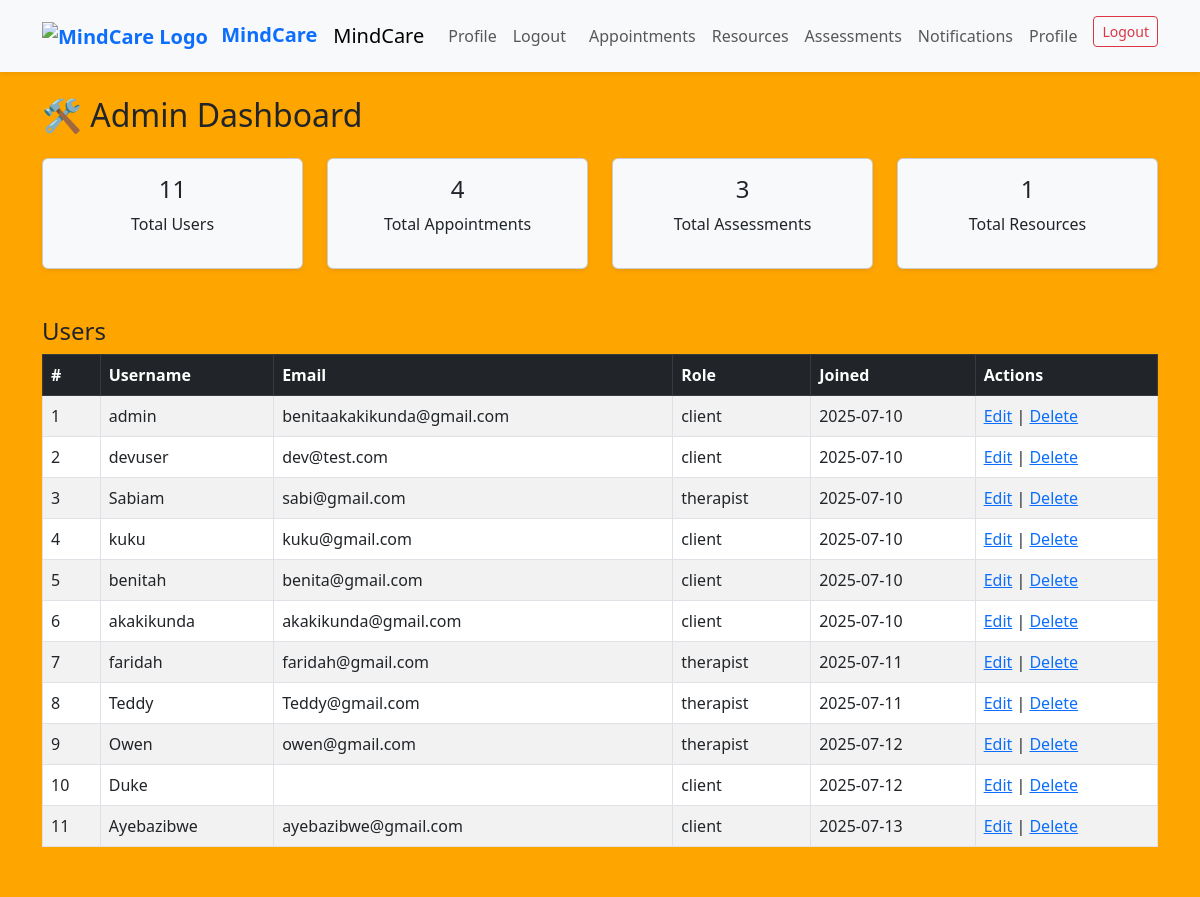
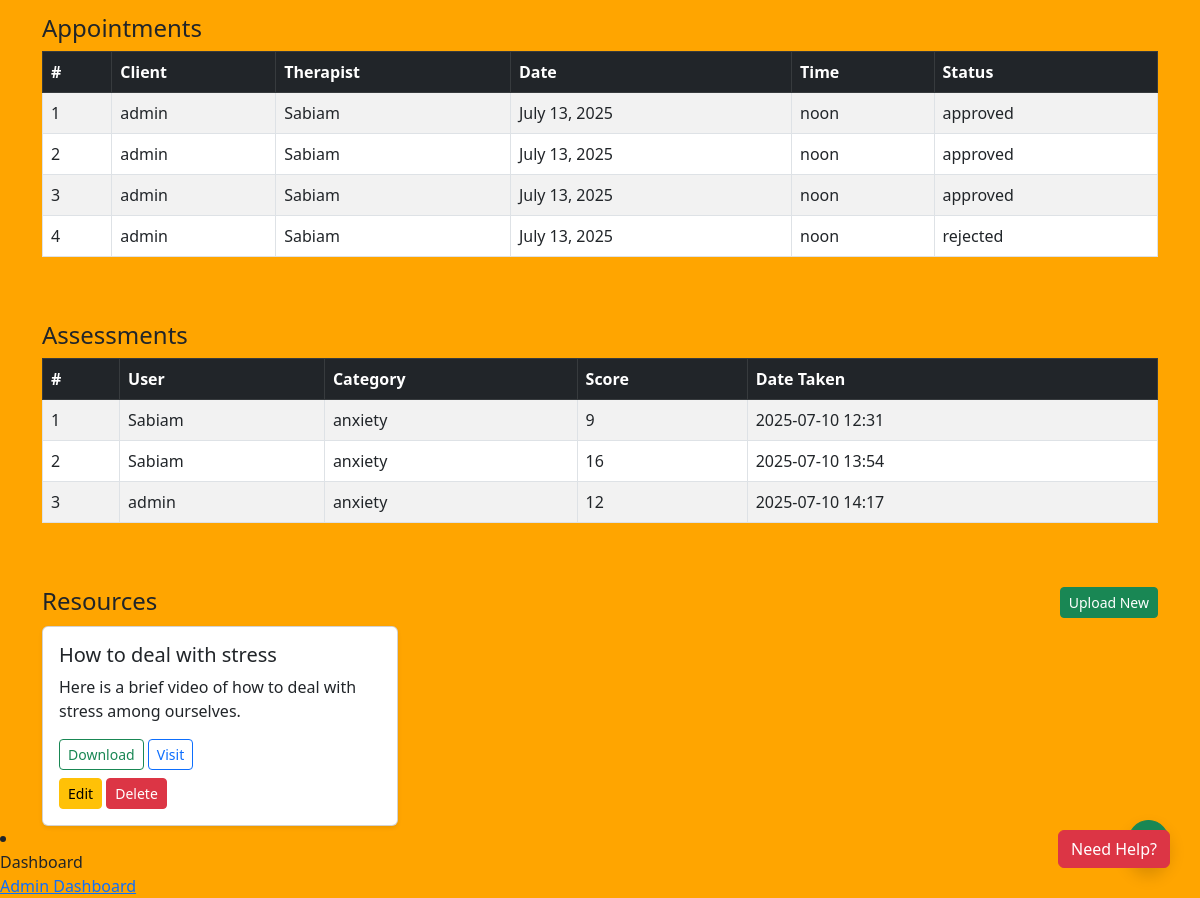
Page /admin-dashboard/ (signed in) on the earlier database version (2 pictures, top to bottom).
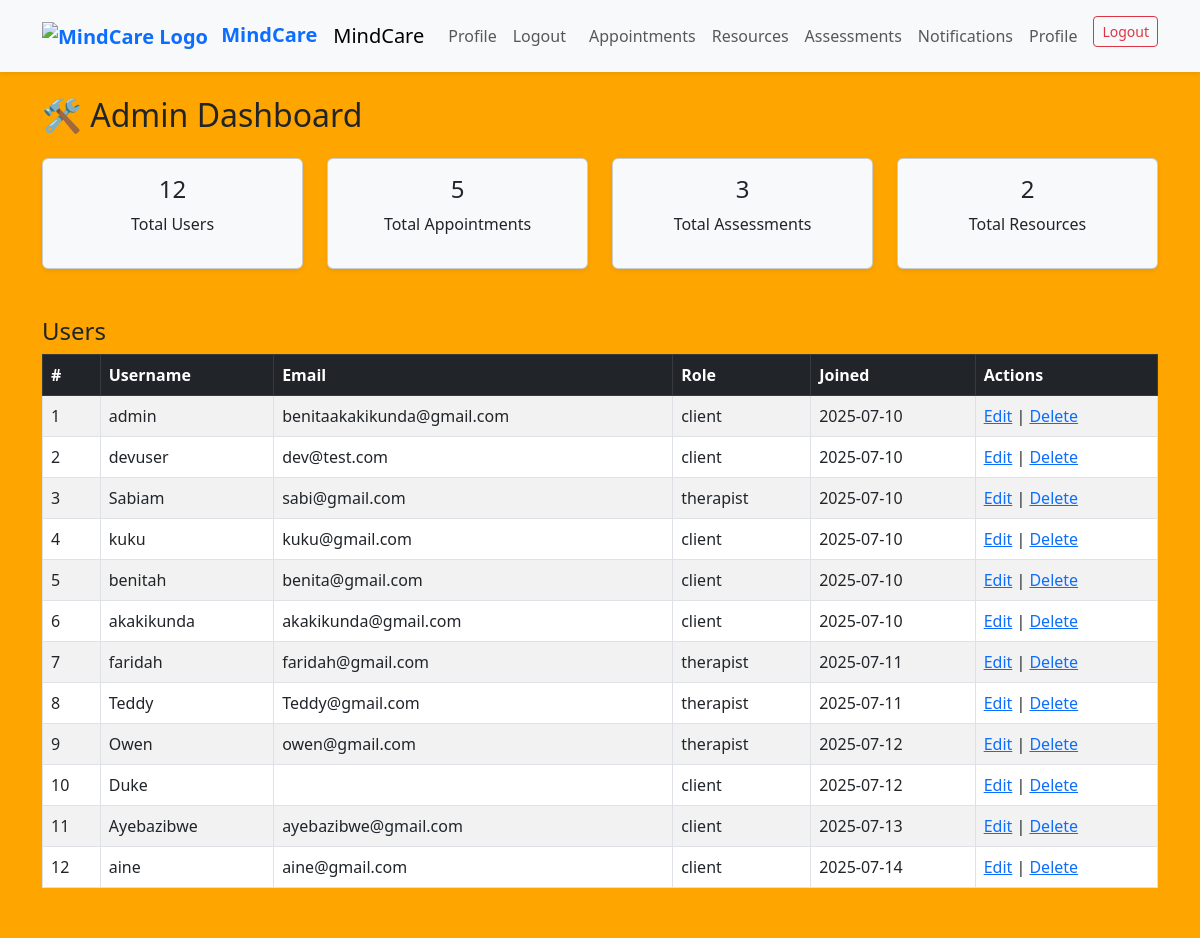
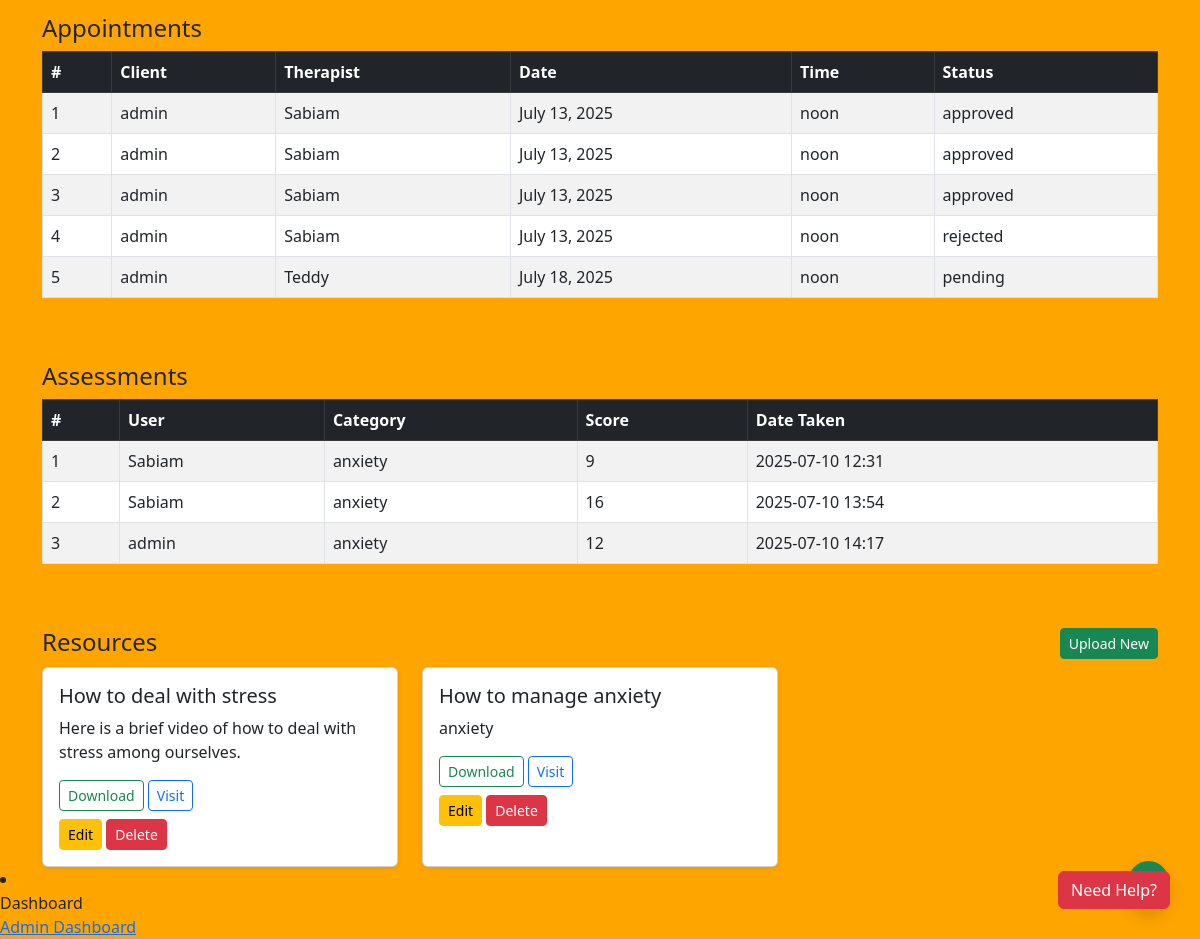
Same page on the later database version (2 pictures, top to bottom).
### core/models.py (models this page shows, shortened)
class CustomUser(AbstractUser):
    ROLE_CHOICES = (
        ('admin', 'Admin'),
        ('therapist', 'Therapist'),
        ('client', 'Client'),
    )
    role = models.CharField(max_length=10, choices=ROLE_CHOICES, default='client')
    specialty = models.CharField(max_length=100, blank=True, null=True)
    location = models.CharField(max_length=100, blank=True, null=True)
    bio = models.TextField(blank=True, null=True)
    image = models.ImageField(upload_to='profile_images/', blank=True, null=True)

class Appointment(models.Model):
    STATUS_CHOICES = [
        ('pending', 'Pending'),
        ('approved', 'Approved'),
        ('completed', 'Completed'),
        ('cancelled', 'Cancelled'),
    ]
    client = models.ForeignKey(User, on_delete=models.CASCADE, related_name='client_appointments')
    therapist = models.ForeignKey(User, on_delete=models.CASCADE, related_name='therapist_appointments')
    date = models.DateField()
    time = models.TimeField()
    notes = models.TextField(blank=True)
    status = models.CharField(max_length=20, choices=STATUS_CHOICES, default='pending')

class Assessment(models.Model):
    CATEGORY_CHOICES = [
        ('anxiety', 'Anxiety'),
        ('depression', 'Depression'),
        ('stress', 'Stress'),
    ]
    user = models.ForeignKey(settings.AUTH_USER_MODEL, on_delete=models.CASCADE)
    category = models.CharField(max_length=20, choices=CATEGORY_CHOICES)
    score = models.IntegerField()
    date_taken = models.DateTimeField(auto_now_add=True)

class Resource(models.Model):
    title = models.CharField(max_length=200)
    description = models.TextField()
    file = models.FileField(upload_to='resources/', blank=True, null=True)
    link = models.URLField(blank=True, null=True)
    created_at = models.DateTimeField(auto_now_add=True)
    uploaded_by = models.ForeignKey(settings.AUTH_USER_MODEL, on_delete=models.CASCADE, null=True, blank=True)

### core/views.py (the view)
# urls.py: path('admin-dashboard/', admin_dashboard, name='admin_dashboard'),
@staff_member_required
def admin_dashboard(request):
    users = CustomUser.objects.all()
    appointments = Appointment.objects.all()
    assessments = Assessment.objects.all()
    resources = Resource.objects.all()
    total_users = users.count()
    total_appointments = appointments.count()
    pending_appointments = appointments.filter(status='pending').count()
    total_assessments = assessments.count()
    recent_resources = resources.order_by('-created_at')[:5]
    context = {
        'users': users,
        'appointments': appointments,
        'assessments': assessments,
        'resources': resources,
        'total_users': total_users,
        'total_appointments': total_appointments,
        'pending_appointments': pending_appointments,
        'total_assessments': total_assessments,
        'recent_resources': recent_resources,
    }
    return render(request, 'core/admin_dashboard.html', context)

### core/templates/core/admin_dashboard.html (shortened to what this page needs)
{% extends 'base.html' %}
{% block content %}
<div class="container mt-4">
  <h2 class="mb-4">🛠️ Admin Dashboard</h2>
  <div class="row mb-4">
    <div class="col-md-3">
      <div class="card text-center bg-light shadow-sm">
        <div class="card-body">
          <h4>{{ total_users }}</h4>
          <p>Total Users</p>
        </div>
      </div>
    </div>
    <div class="col-md-3">
      <div class="card text-center bg-light shadow-sm">
        <div class="card-body">
          <h4>{{ total_appointments }}</h4>
          <p>Total Appointments</p>
        </div>
      </div>
    </div>
    <div class="col-md-3">
      <div class="card text-center bg-light shadow-sm">
        <div class="card-body">
          <h4>{{ total_assessments }}</h4>
          <p>Total Assessments</p>
        </div>
      </div>
    </div>
    <div class="col-md-3">
      <div class="card text-center bg-light shadow-sm">
        <div class="card-body">
          <h4>{{ resources.count }}</h4>
          <p>Total Resources</p>
        </div>
      </div>
    </div>
  </div>
  <h4 class="mt-5">Users</h4>
  <div class="table-responsive">
    <table class="table table-striped table-bordered">
      <thead class="table-dark">
        <tr>
          <th>#</th>
          <th>Username</th>
          <th>Email</th>
          <th>Role</th>
          <th>Joined</th>
          <th>Actions</th>
        </tr>
      </thead>
      <tbody>
        {% for user in users %}
        <tr>
          <td>{{ forloop.counter }}</td>
          <td>{{ user.username }}</td>
          <td>{{ user.email }}</td>
          <td>{{ user.role|default:"Admin" }}</td>
          <td>{{ user.date_joined|date:"Y-m-d" }}</td>
          <td>
            <a href="{% url 'edit_user' user.id %}">Edit</a> |
            <a href="{% url 'delete_user' user.id %}">Delete</a>
          </td>
        </tr>
        {% endfor %}
      </tbody>
    </table>
  </div>
  <h4 class="mt-5">Appointments</h4>
  <div class="table-responsive">
    <table class="table table-striped table-bordered">
      <thead class="table-dark">
        <tr>
          <th>#</th>
          <th>Client</th>
          <th>Therapist</th>
          <th>Date</th>
          <th>Time</th>
          <th>Status</th>
        </tr>
      </thead>
      <tbody>
        {% for appt in appointments %}
        <tr>
          <td>{{ forloop.counter }}</td>
          <td>{{ appt.client.username }}</td>
          <td>{{ appt.therapist.username }}</td>
          <td>{{ appt.date }}</td>
          <td>{{ appt.time }}</td>
          <td>{{ appt.status }}</td>
        </tr>
        {% endfor %}
      </tbody>
    </table>
  </div>
  <h4 class="mt-5">Assessments</h4>
  <div class="table-responsive">
    <table class="table table-striped table-bordered">
      <thead class="table-dark">
        <tr>
          <th>#</th>
          <th>User</th>
          <th>Category</th>
          <th>Score</th>
          <th>Date Taken</th>
        </tr>
      </thead>
      <tbody>
        {% for a in assessments %}
        <tr>
          <td>{{ forloop.counter }}</td>
          <td>{{ a.user.username }}</td>
          <td>{{ a.category }}</td>
          <td>{{ a.score }}</td>
          <td>{{ a.date_taken|date:"Y-m-d H:i" }}</td>
        </tr>
        {% endfor %}
      </tbody>
    </table>
  </div>
  <h4 class="mt-5 d-flex justify-content-between">
    <span>Resources</span>
    <a href="{% url 'upload_resource' %}" class="btn btn-success btn-sm">Upload New</a>
  </h4>
  <div class="row row-cols-1 row-cols-md-3 g-4">
    {% for res in resources %}
    <div class="col">
      <div class="card h-100 shadow-sm">
        <div class="card-body">
          <h5 class="card-title">{{ res.title }}</h5>
          <p class="card-text">{{ res.description|truncatewords:20 }}</p>
          {% if res.file %}
          <a href="{{ res.file.url }}" class="btn btn-sm btn-outline-success">Download</a>
          {% endif %}
          {% if res.link %}
          <a href="{{ res.link }}" target="_blank" class="btn btn-sm btn-outline-primary">Visit</a>
          {% endif %}
          <div class="mt-2">
            <a href="{% url 'edit_resource' res.id %}" class="btn btn-sm btn-warning">Edit</a>
            <a href="{% url 'delete_resource' res.id %}" class="btn btn-sm btn-danger">Delete</a>
          </div>
        </div>
      </div>
    </div>
    {% endfor %}
  </div>
</div>
{% endblock %}

### core/templates/base.html (shortened to what this page needs)
<!DOCTYPE html>
<html lang="en">
<head>
    {% load static %}
    <link rel="stylesheet" href="{% static 'css/bootstrap.min.css' %}">
    <link rel="stylesheet" href="{% static 'css/style.css' %}">
<link href="https://cdn.jsdelivr.net/npm/bootstrap@5.3.0/dist/css/bootstrap.min.css" rel="stylesheet">
<link rel="stylesheet" href="{% static 'css/style.css' %}">
</head>
<body>
<nav class="navbar navbar-expand-lg navbar-light bg-light shadow-sm">
  <div class="container">
    <a class="navbar-brand fw-bold text-primary" href="#">
      <img src="{% static 'images/logo.png' %}" height="40" alt="MindCare Logo">
      MindCare
    </a>
    <nav class="navbar navbar-expand-lg navbar-light bg-light">
  <a class="navbar-brand" href="{% url 'home' %}">MindCare</a>
  <div class="collapse navbar-collapse">
    <ul class="navbar-nav ml-auto">
      {% if user.is_authenticated %}
        <li class="nav-item"><a class="nav-link" href="{% url 'profile' %}">Profile</a></li>
        <li class="nav-item"><a class="nav-link" href="{% url 'logout' %}">Logout</a></li>
      {% else %}
        <li class="nav-item"><a class="nav-link" href="{% url 'login' %}">Login</a></li>
        <li class="nav-item"><a class="nav-link" href="{% url 'register' %}">Register</a></li>
      {% endif %}
    </ul>
  </div>
</nav>
    <div class="collapse navbar-collapse" id="navbarNav">
      <ul class="navbar-nav ms-auto">
        <li class="nav-item"><a href="{% url 'appointments' %}" class="nav-link">Appointments</a></li>
        <li class="nav-item"><a href="{% url 'resources' %}" class="nav-link">Resources</a></li>
        <li class="nav-item"><a href="{% url 'assessments' %}" class="nav-link">Assessments</a></li>
        <li class="nav-item"><a href="{% url 'notifications' %}" class="nav-link">Notifications</a></li>
        <li class="nav-item"><a href="{% url 'profile' %}" class="nav-link">Profile</a></li>
        <li class="nav-item"><a href="{% url 'logout' %}" class="btn btn-outline-danger btn-sm ms-2">Logout</a></li>
      </ul>
    </div>
  </div>
</nav>
<main>
  {% block content %}{% endblock %}
</main>
<a href="#" class="btn btn-success btn-lg rounded-circle shadow position-fixed" style="bottom: 30px; right: 30px;">
</a>
<a href="mailto:support@mindcare.ug" class="btn btn-danger position-fixed" style="bottom: 30px; right: 30px; z-index: 999;">
  Need Help?
</a>
<li class="nav-item">
  <a class="nav-link" href="{% url 'admin_dashboard' %}">Dashboard</a>
  <a href="{% url 'admin_dashboard' %}">Admin Dashboard</a>
</li>
</body>
</html>

### core/static/css/style.css (style rules this page uses)
body { background-color: orange; font-family: 'Segoe UI', sans-serif; }

### core/templates/base.html (style rules this page uses)
.navbar-brand img { margin-right: 8px; }

Differences in the rows shown:
added CustomUser: username "aine", email "aine@gmail.com", role "client", date_joined "2025-07-14"
added Appointment: client.username "admin", therapist.username "Teddy", date "July 18, 2025", time "noon", status "pending"
added Resource: title "How to manage anxiety", description "anxiety"
Other differences:
{{ total_users }}: "11" → "12"
{{ total_appointments }}: "4" → "5"
{{ resources.count }}: "1" → "2"
